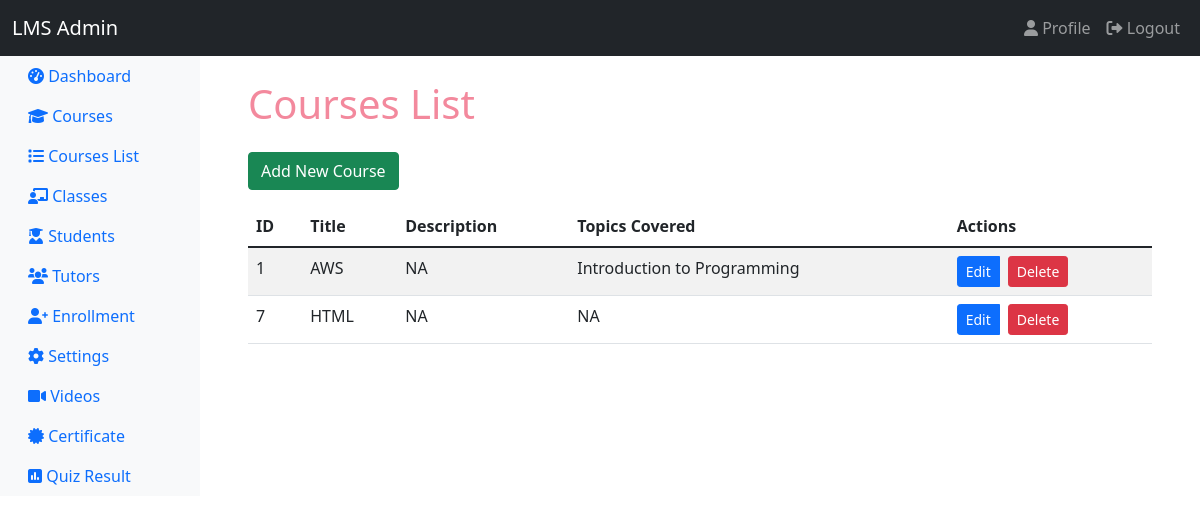
/admin/courses_list.php (signed in), run on the app's committed database.
### tables this page shows
CREATE TABLE `courses` (
  `id` int(11) NOT NULL,
  `title` varchar(255) NOT NULL,
  `description` text DEFAULT NULL,
  `tutor_id` int(11) DEFAULT NULL,
  `created_at` timestamp NOT NULL DEFAULT current_timestamp(),
  `updated_at` timestamp NOT NULL DEFAULT current_timestamp() ON UPDATE current_timestamp()
);

### admin/courses_list.php (the view, shortened to what this page needs)
<?php
require_once '../functions.php';
$query = "SELECT c.id, c.title, c.description,
          GROUP_CONCAT(ct.topic_name SEPARATOR ', ') as topics
          FROM courses c
          LEFT JOIN course_topics ct ON c.id = ct.course_id
          GROUP BY c.id";
$result = mysqli_query($conn, $query);
$courses = mysqli_fetch_all($result, MYSQLI_ASSOC);
?>
<!DOCTYPE html>
<html lang="en">
<head>
    <link href="https://cdn.jsdelivr.net/npm/bootstrap@5.1.3/dist/css/bootstrap.min.css" rel="stylesheet">
    <link rel="stylesheet" href="https://cdnjs.cloudflare.com/ajax/libs/font-awesome/6.0.0-beta3/css/all.min.css">
</head>
<body>
    <nav class="navbar navbar-expand-lg navbar-dark bg-dark">
        <div class="container-fluid">
            <a class="navbar-brand" href="#">LMS Admin</a>
            <div class="collapse navbar-collapse" id="navbarNav">
                <ul class="navbar-nav ms-auto">
                    <li class="nav-item">
                        <a class="nav-link" href="#"><i class="fas fa-user"></i> Profile</a>
                    </li>
                    <li class="nav-item">
                        <a class="nav-link" href="logout.php"><i class="fas fa-sign-out-alt"></i> Logout</a>
                    </li>
                </ul>
            </div>
        </div>
    </nav>
    <div class="container-fluid">
        <div class="row">
            <?php include 'sidebar.php'; ?>
            <main class="col-md-9 ms-sm-auto col-lg-10 px-md-4">
                <div class="container mt-4">
                    <h1 class="mb-4">Courses List</h1>
                    <div class="mb-3">
                        <a href="add_course.php" class="btn btn-success">Add New Course</a>
                    </div>
                    <table class="table table-striped">
                        <thead>
                            <tr>
                                <th>ID</th>
                                <th>Title</th>
                                <th>Description</th>
                                <th>Topics Covered</th>
                                <th>Actions</th>
                            </tr>
                        </thead>
                        <tbody>
                            <?php foreach ($courses as $course): ?>
                            <tr>
                                <td><?php echo htmlspecialchars($course['id']); ?></td>
                                <td><?php echo htmlspecialchars($course['title']); ?></td>
                                <td><?php echo htmlspecialchars($course['description']); ?></td>
                                <td><?php echo htmlspecialchars($course['topics']); ?></td>
                                <td>
                                    <div class="btn-group" role="group" aria-label="Course Actions">
                                        <a href="edit_course.php?id=<?php echo $course['id']; ?>" class="btn btn-sm btn-primary me-2">Edit</a>
                                        <form action="" method="post" class="d-inline" onsubmit="return confirm('Are you sure you want to delete this course?');">
                                            <button type="submit" name="delete_course" class="btn btn-sm btn-danger">Delete</button>
                                        </form>
                                    </div>
                                </td>
                            </tr>
                            <?php endforeach; ?>
                        </tbody>
                    </table>
                </div>
            </main>
        </div>
    </div>
</body>
</html>

### admin/courses_list.php (style rules this page uses)
.mb-4 { color: #f3899d; }

### data on the page
courses: id "1", title "AWS", description "NA", topics "Introduction to Programming"
courses: id "7", title "HTML", description "NA", topics "NA"
